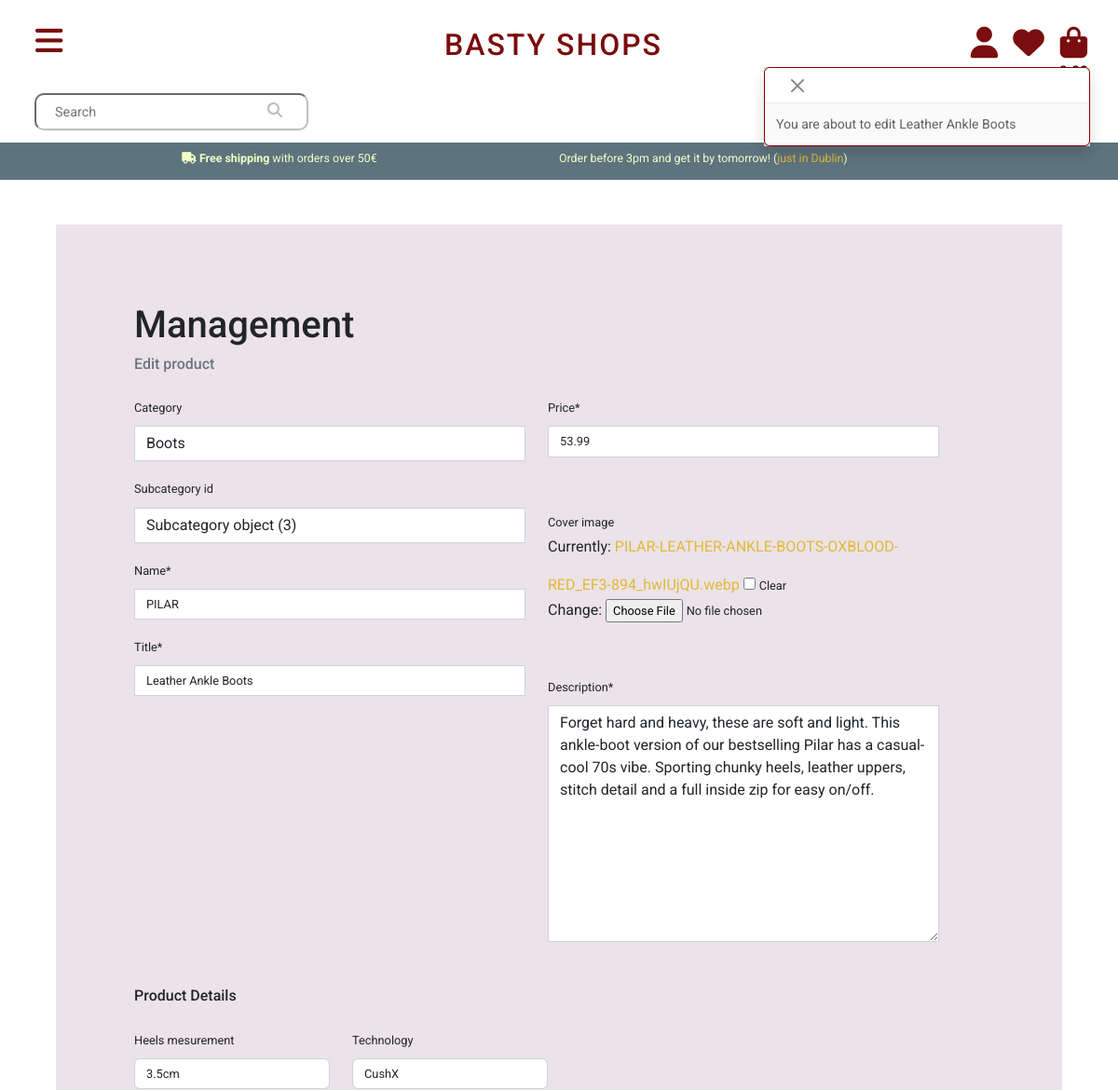
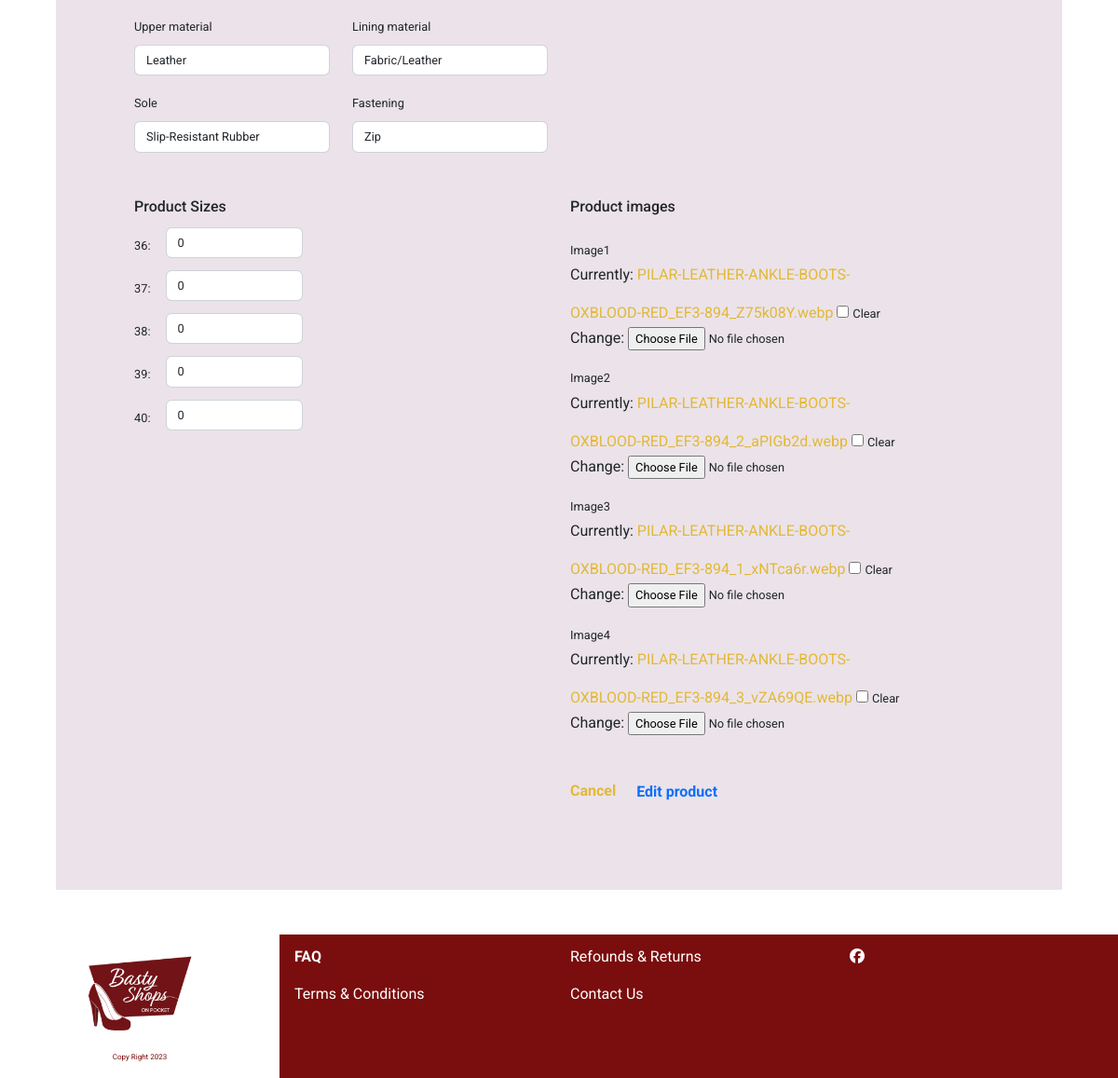
The page /products/edit/2/ (signed in) on the database its author committed (2 pictures, top to bottom).
### products/models.py (models this page shows, shortened)
class Product(models.Model):
    category = models.ForeignKey('Category',
                                 null=True,
                                 blank=True,
                                 on_delete=models.SET_NULL,
                                 related_name='category')
    subcategory_id = models.ForeignKey('Subcategory',
                                       null=True,
                                       blank=True,
                                       on_delete=models.SET_NULL,
                                       related_name='subcategory_id')
    name = models.CharField(max_length=254)
    title = models.CharField(max_length=254, null=True)
    sku = models.CharField(max_length=254, null=True)
    description = models.TextField(null=True)
    price = models.DecimalField(max_digits=7, decimal_places=2)
    cover_image = models.ImageField(null=True, blank=True)

class ProductDetail(models.Model):
    product_id = models.ForeignKey('Product',
                                   null=True,
                                   blank=True,
                                   on_delete=models.CASCADE)
    heels_mesurement = models.CharField(max_length=254, null=True, blank=True)
    upper_material = models.CharField(max_length=254, null=True, blank=True)
    sole = models.CharField(max_length=254, null=True, blank=True)
    technology = models.CharField(max_length=254, null=True, blank=True)
    lining_material = models.CharField(max_length=254, null=True, blank=True)
    fastening = models.CharField(max_length=254, null=True, blank=True)

class Size(models.Model):
    product_id = models.ForeignKey('Product',
                                   null=True,
                                   blank=True,
                                   on_delete=models.CASCADE)
    size = models.CharField(max_length=2, null=True)
    stock = models.PositiveSmallIntegerField(null=True)

class Image(models.Model):
    product_id = models.ForeignKey('Product',
                                   null=True,
                                   blank=True,
                                   on_delete=models.CASCADE)
    image1 = models.ImageField(null=True, blank=True)
    image2 = models.ImageField(null=True, blank=True)
    image3 = models.ImageField(null=True, blank=True)
    image4 = models.ImageField(null=True, blank=True)

### products/views.py (the view, shortened to what this page needs)
@login_required
def edit_product(request, product_id):
    if not request.user.is_authenticated:
        messages.info(request, 'Request not allowed, only store admin.')
        return redirect(reverse('home'))
    product = get_object_or_404(Product, pk=product_id)
    sizes = Size.objects.filter(product_id=product_id).all()
    product_details = ProductDetail.objects.filter(product_id=product_id).all()
    product_images = get_object_or_404(Image, product_id=product)
    images_form = ImageForm(instance=product_images)
    product_form = ProductForm(instance=product)
    product_detail_data = None
    for detail in list(product_details.values()):
        product_detail_data = {
            'heels_mesurement': detail['heels_mesurement'],
            'upper_material': detail['upper_material'],
            'sole': detail['sole'],
            'technology': detail['technology'],
            'lining_material': detail['lining_material'],
            'fastening': detail['fastening'],
        }
    product_detail_form = ProductDetailForm(product_detail_data)
    template = 'products/edit_product.html'
    messages.info(request, f'You are about to edit {product.title}')
    context = {
        'product_form': product_form,
        'product_sizes': sizes,
        'product_detail_form': product_detail_form,
        'image_form': images_form,
        'product': product,
    }
    return render(request, template, context)

### products/forms.py
class ProductForm(forms.ModelForm):
    class Meta:
        model = Product
        fields = '__all__'
    image = forms.ImageField(label='Image', required=False,
                             widget=CustomClearableFileInput)
    def __init__(self, *args, **kwargs):
        super().__init__(*args, **kwargs)
        categories = Category.objects.all()
        friendly_names = [(c.id, c.get_friendly_name()) for c in categories]
        self.fields['category'].choices = friendly_names
        for field_name, field in self.fields.items():
            field.widget.attrs['class'] = 'border-black rounded-0'

class ProductDetailForm(forms.ModelForm):
    class Meta:
        model = ProductDetail
        fields = '__all__'

### bag/contexts.py (called while the page is built, shortened)
def bag_contents(request):
    bag_items = []
    total = 0
    product_count = 0
    delivery = 0
    bag = request.session.get('bag', {})
    if total < settings.FREE_DELIVERY_THRESHOLD:
        delivery = total * Decimal(settings.STANDARD_DELIVERY_PERCENTAGE/100)
    grand_total = delivery + total
    context = {
        'bag_items': bag_items,
        'product_count': product_count,
        'delivery': delivery,
        'total': total,
        'grand_total': grand_total,
    }
    return context

### products/models.py (called while the page is built)
    def get_friendly_name(self):
        return self.friendly_name

### products/templates/products/edit_product.html (shortened to what this page needs)
{% extends 'base.html' %}
{% load static %}
{% block extra_css %}
<link rel="stylesheet" href="{% static 'css/products.css' %}">
{% endblock %}
{% block content %}
<div class="main_wraper">
  <div class="container-fluid mt-5 mb-5 product-mngt-container" id="product-mngt-container">
    <form class="form" action="{% url 'edit_product' product.id %}" method="POST" id="product-form" enctype="multipart/form-data">
    <div class="row">
      <div class="div">
        <h1>Management</h1>
        <h6 class="text-muted">Edit product</h6>
      </div>
      <div class="row">
          <div class="row product-detail-container">
            <div class="col-12 col-md-6">
              {{ product_form.category | as_crispy_field }}
              {{ product_form.subcategory_id | as_crispy_field }}
              {{ product_form.name | as_crispy_field }}
              {{ product_form.title | as_crispy_field }}
            </div>
            <div class="col-12 col-md-6">
              {{ product_form.price | as_crispy_field }}
              {{ product_form.cover_image | as_crispy_field }}
              {{ product_form.description | as_crispy_field }}
            </div>
          </div>
      </div>
    </div>
    <div class="row d-flex mt-2 mt-md-5">
      <div class="col-12 col-md-8 col-lg-6">
        <div class="product-detail-container">
          <div class="row">
            <h6>Product Details</h6>
            <div class="col-6">
              {{ product_detail_form.heels_mesurement | as_crispy_field }}
              {{ product_detail_form.upper_material | as_crispy_field }}
              {{ product_detail_form.sole | as_crispy_field }}
            </div>
            <div class="col-6">
              {{ product_detail_form.technology | as_crispy_field }}
              {{ product_detail_form.lining_material | as_crispy_field }}
              {{ product_detail_form.fastening | as_crispy_field }}
            </div>
          </div>
        </div>
      </div>
    </div>
    <div class="row d-flex mt-2 mt-md-5">
      <div class="col-12 col-md-6">
        <div class="product-size-container">
          <div class="row stock-container">
            <h6>Product Sizes</h6>
            {% for size in product_sizes %}
            <div class="size-stock-box mb-2">
              <div class="col-8 d-flex size_stock">
                <p class="" data-name="size" data-value="{{ size.size }}">{{ size.size }}: </p>
                <input type="number" name="stock_size_{{ size.size }}" value="{{ size.stock }}" class="textinput textInput form-control ms-3 w-50">
              </div>
            </div>
            {% endfor %}
          </div>
        </div>
      </div>
      <div class="col-12 col-md-6 mt-4 mt-md-0">
        <div class="product-image-container ">
          <h6>Product images</h6>
          <div class="row">
            <div class="col-10 images-col">
              {{ image_form.image1 | as_crispy_field }}
              {{ image_form.image2 | as_crispy_field }}
              {{ image_form.image3 | as_crispy_field }}
              {{ image_form.image4 | as_crispy_field }}
            </div>
          </div>
        </div>
        <div class="buttons-container d-flex mt-3 mt-md-5 mb-2">
          <a href="{% url 'products' %}" class="me-3 fw-bold">Cancel</a>
          <button type="submit" class="fw-bold" id="submit-form">Edit product</button>
        </div>
      </div>
    </div>
  </form>
  </div>
</div>
{% endblock %}

### static/css/style.css (style rules this page uses)
body { font-family: 'Roboto', sans-serif; }
body { margin: 0; }
.form-control { margin-top: 5px; }
.form-control::placeholder { font-size: 0.850rem; }

### products/static/css/products.css (style rules this page uses)
.buttons-container button[type="submit"] { background: none; border: none; color: #0d6efd; }
#product-mngt-container a { color: #e3b837; text-decoration: none; }
.size-stock-box p { position: relative; top: 12px }
@media only screen and (min-width: 1200px) { #product-mngt-container { width: 90%; padding: 7% 7%; background-color: rgb(235, 227, 233); } }
@media only screen and (min-width: 1200px) { #product-mngt-container input { font-size: 0.800rem; } }
@media only screen and (min-width: 1200px) { #product-mngt-container label { font-size: 0.800rem; margin-top: 20px; margin-bottom: 5px; } }
@media only screen and (min-width: 1200px) { #div_id_cover_image { margin-top: 40px; margin-bottom: 40px; } }
@media only screen and (min-width: 1200px) { .size-stock-box p { position: relative; top: 15px; font-size: 0.800rem; } }

### rows shown on the page
Product: category "Boots", subcategory_id "Subcategory object (3)", name "PILAR", title "Leather Ankle Boots", price "53.99", description "Forget hard and heavy, these are soft and light. This ankle-boot version of our bestselling Pilar has a casual-cool 70s vibe. Sporting chunky heels, leather uppers, stitch detail and a full inside zip for easy on/off."
ProductDetail: heels_mesurement "3.5cm", upper_material "Leather", sole "Slip-Resistant Rubber", technology "CushX", lining_material "Fabric/Leather", fastening "Zip"
Size: size "36", stock_size_36 "0"
Size: size "37", stock_size_37 "0"
Size: size "38", stock_size_38 "0"
Size: size "39", stock_size_39 "0"
Size: size "40", stock_size_40 "0"

### other values the page prints
{{ message }} "You are about to edit Leather Ankle Boots"
